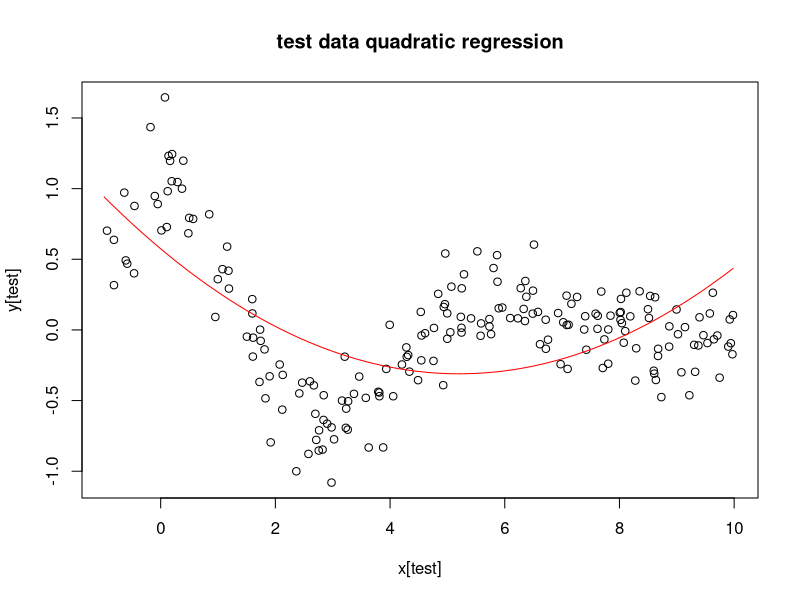
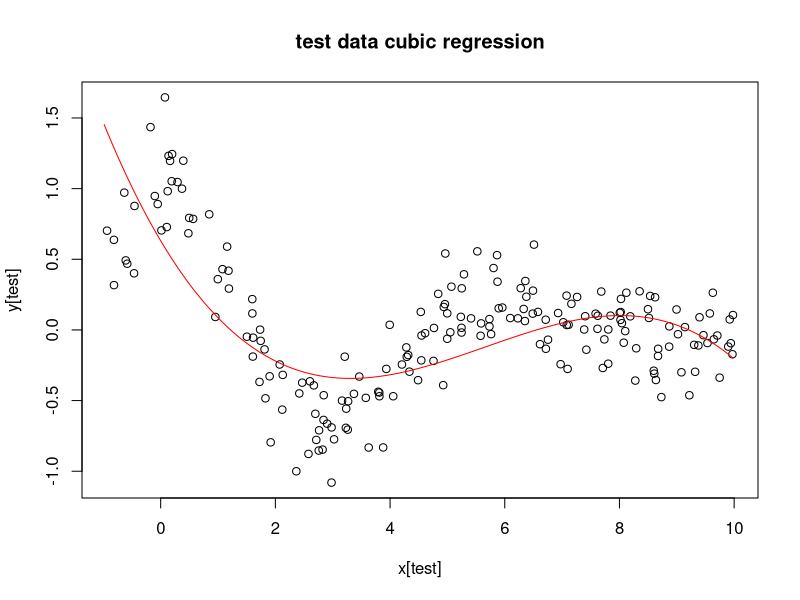
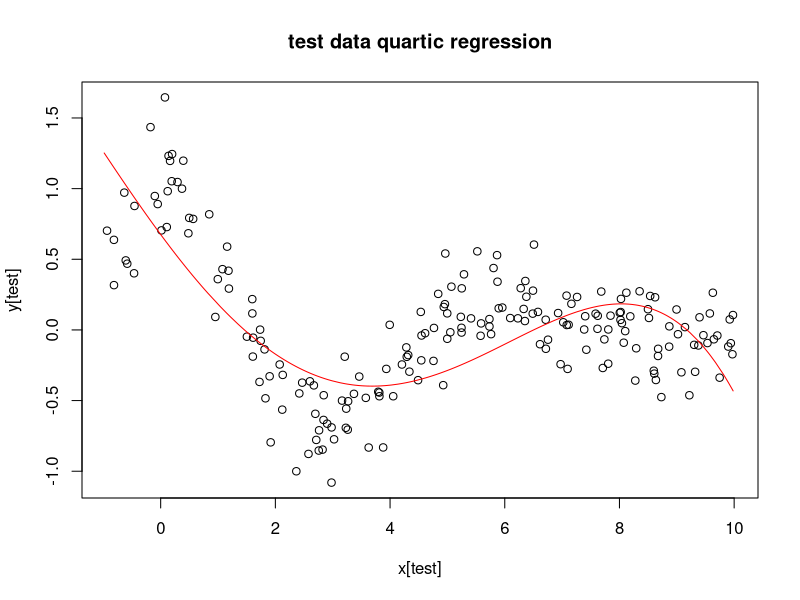
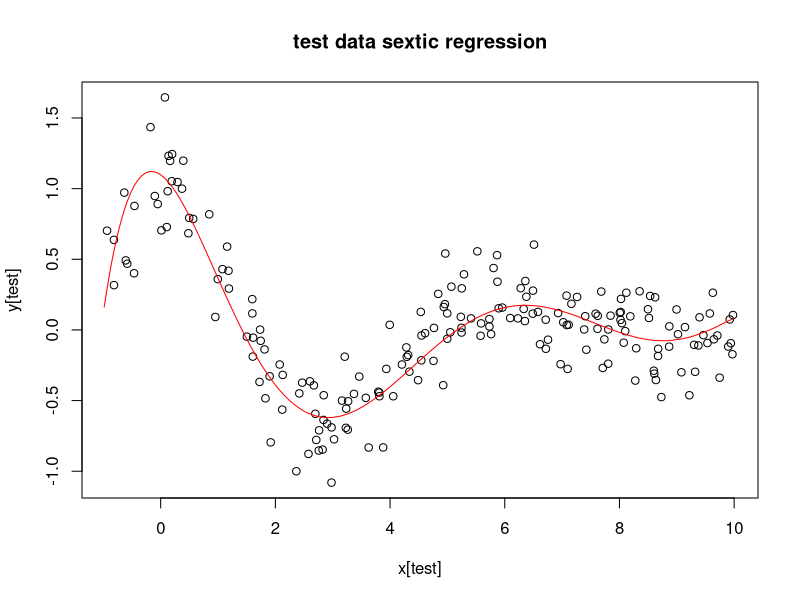
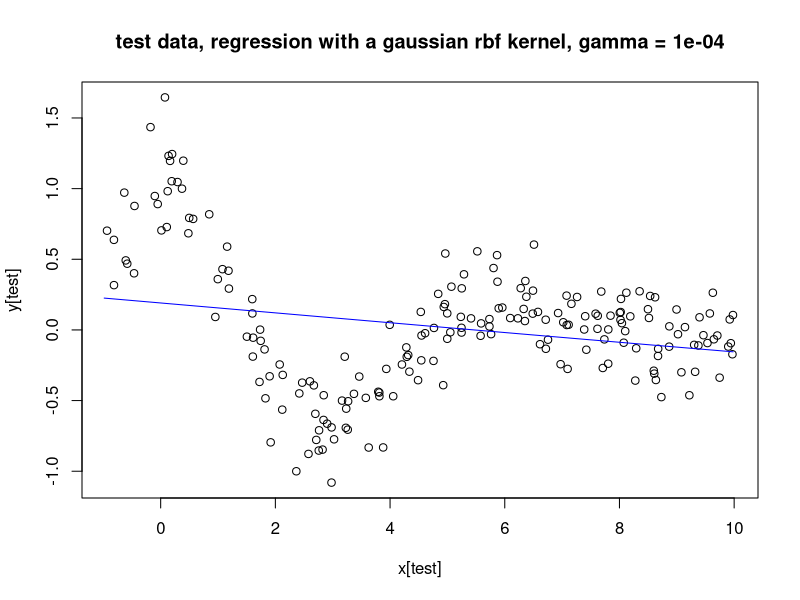
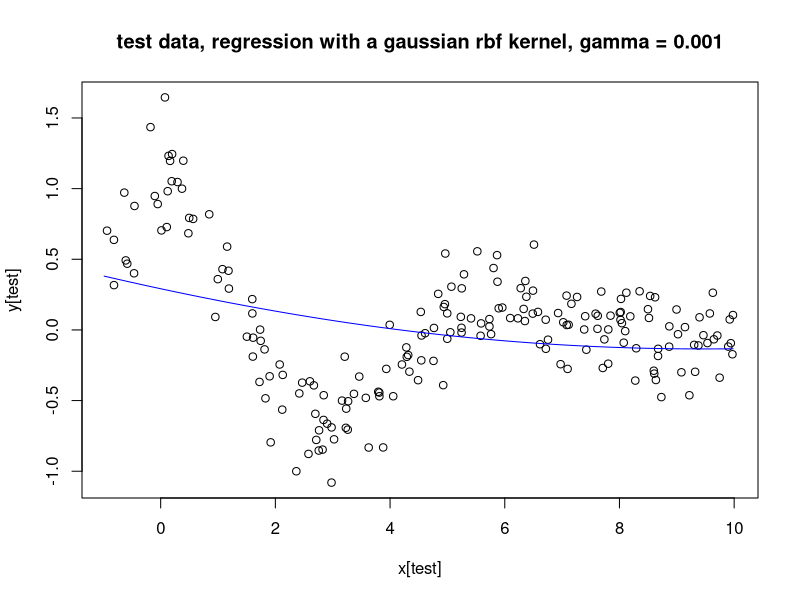
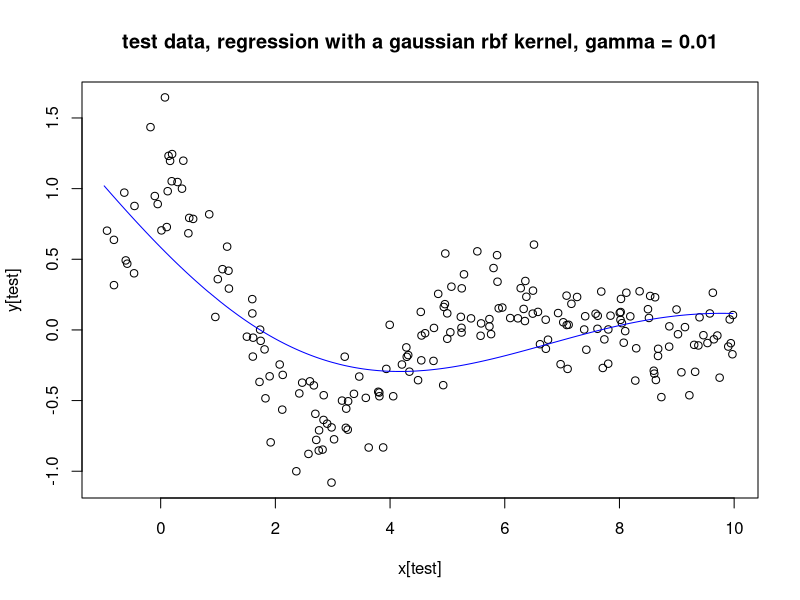
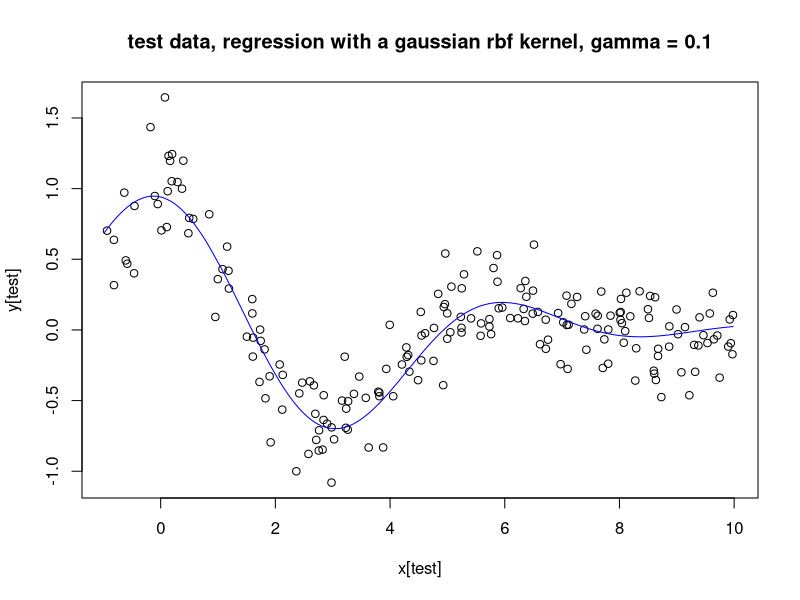

The R script that drew these images, in order:
## ---- chunk 1
knitr::opts_chunk$set(echo = TRUE)
## ---- chunk 2
# generates gaussian kernel from training data Z
# k(x,z) = exp(-(x-z)^2)
gaussk = function(X, Z, gamma=1) {
  return(exp(-gamma * (X%*%t(rep(1,length(Z))) - rep(1,length(X))%*%t(Z))^2))
}

# generates simple polynomial kernel from training data Z
polyk = function(X, Z, d, r=1, gamma=1) {
  return((r + gamma * (X%*%t(Z)))^d)
}

# kernel ridge regression function
kreg = function(K, y, lambdas) {
  alphas = matrix(NA, nrow = ncol(K), ncol = length(lambdas))
  fit = matrix(NA, nrow = length(y), ncol = length(lambdas))
  lambda.min = lambdas[1]
  min.err = Inf
  mse = rep(0, length(lambdas))
  
  for (i in 1:length(lambdas)) {
    alphas[,i] = solve(K + lambdas[i]*diag(nrow(K)), y)
    fit[,i] = K %*% alphas[,i]
    mse[i] = mean((y - fit[,i])^2)
    if (mse[i] < min.err) {
      min.err = mse[i]
      lambda.min = lambdas[i]
    }
  }
  return(list("fit"=fit, "alphas"=alphas, "mse"=mse, "lambda.min"=lambda.min))
}
## ---- chunk 3
# generate stimulated data
n = 600
x = sort(runif(n, min = -1, max = 10))
# exponentially damped sine function + error
y = exp(-(x/5)^2)*cos(x) + rnorm(n, mean=0, sd=0.2) 

grid = exp(1)^seq(10,-1,length=10) # the sequence of lambda

test = sort(sample(1:length(x), length(x)/3))
train = (-test)

X = x[train]

polynames = c("quadratic", "cubic", "quartic", "sextic")
degrees = c(2,3,4,6)

train.mse = c()
test.mse = c()
for (i in 1:length(degrees)) {
  reg = kreg(polyk(X, X, degrees[i]), y[train], grid)
  plot(x[test], y[test], main=paste("test data", polynames[i], "regression"))
  lines(x[train], reg$fit[,match(reg$lambda.min, grid)], col="red")
  train.mse[i] = min(reg$mse)
  test.mse[i] = mean((y[test] - polyk(x[test], X, degrees[i]) %*% reg$alphas[,match(reg$lambda.min, grid)])^2)
}
poly.mse = data.frame(regression = polynames, 
                      train.mse = train.mse,
                      test.mse = test.mse)
print(poly.mse)
## ---- chunk 4
gamma = 10^(-4:4)
train.mse = c()
test.mse = c()
for (i in 1:length(gamma)) {
  reg = kreg(gaussk(X, X, gamma[i]), y[train], grid)
  plot(x[test], y[test], main=paste("test data, regression with a gaussian rbf kernel, gamma =",gamma[i]))
  lines(x[train], reg$fit[,match(reg$lambda.min, grid)], col="blue")
  train.mse[i] = min(reg$mse)
  test.mse[i] = mean((y[test] - gaussk(x[test], X, gamma[i]) %*% reg$alphas[,match(reg$lambda.min, grid)])^2)
}
rbf.mse = data.frame(gamma = gamma,
                      train.mse = train.mse,
                      test.mse = test.mse)
print(rbf.mse) 
